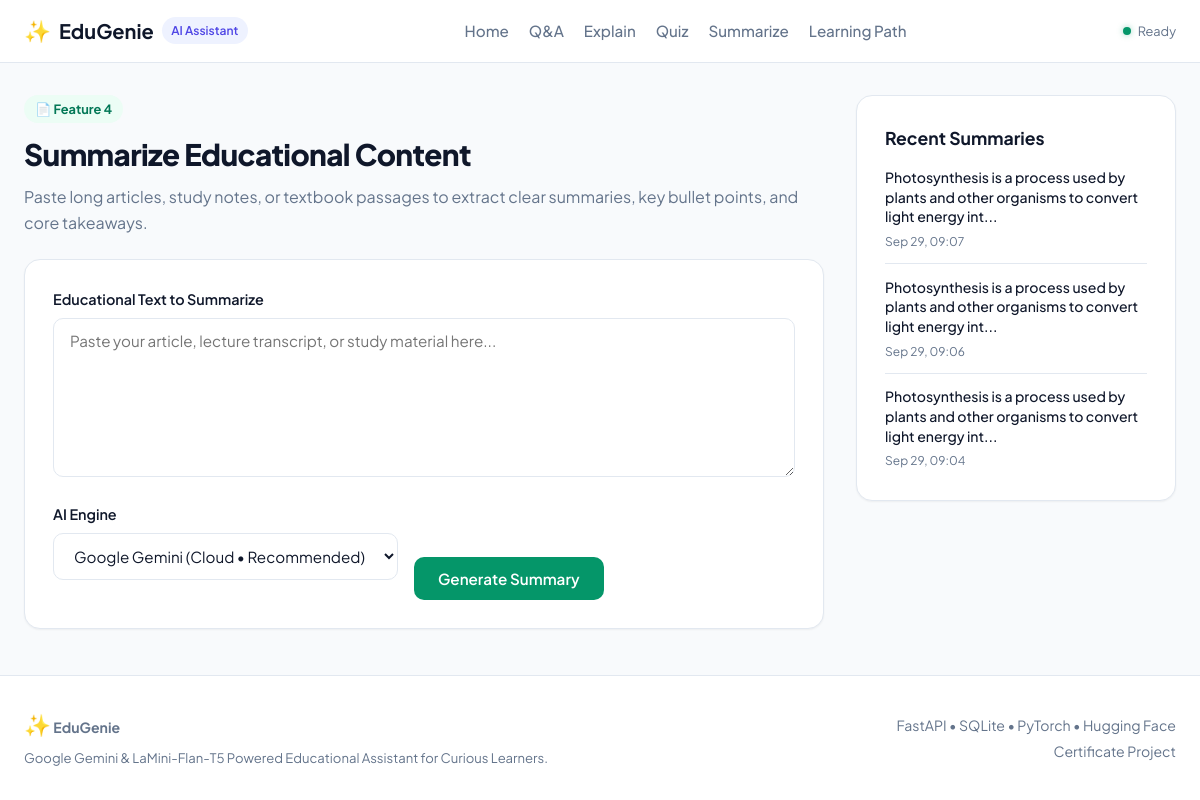
/summarize, run on the app's committed database.
### app/database/models.py (models this page shows)
class Summary(Base):
    __tablename__ = "SUMMARY"
    SummaryID = Column(Integer, primary_key=True, index=True, autoincrement=True)
    QueryID = Column(Integer, ForeignKey("USER_QUERY.QueryID"), nullable=False)
    OriginalText = Column(Text, nullable=False)
    SummaryText = Column(Text, nullable=False)
    ModelUsed = Column(String(100), nullable=False)
    CreatedAt = Column(DateTime, default=lambda: datetime.datetime.now(datetime.timezone.utc), nullable=False)
    query = relationship("UserQuery", back_populates="summaries")

### app/routers/summarize.py (the view)
@router.get("/summarize", response_class=HTMLResponse)
def get_summarize_page(request: Request, db: Session = Depends(get_db)):
    recent_summaries = (
        db.query(models.Summary)
        .order_by(models.Summary.CreatedAt.desc())
        .limit(5)
        .all()
    )
    return templates.TemplateResponse(
        request=request,
        name="summarize.html",
        context={
            "page_title": "EduGenie - Text Summarizer",
            "recent_summaries": recent_summaries
        }
    )

### app/templates/summarize.html (shortened to what this page needs)
{% extends "base.html" %}
{% block content %}
<div class="tool-layout">
    <div class="tool-main">
        <div class="tool-header">
            <div class="tool-badge bg-emerald-subtle">📄 Feature 4</div>
            <h1>Summarize Educational Content</h1>
            <p>Paste long articles, study notes, or textbook passages to extract clear summaries, key bullet points, and core takeaways.</p>
        </div>
        <div class="card form-card">
            <form id="summarizeForm" method="POST" action="/summarize">
                <div class="form-group">
                    <label for="text">Educational Text to Summarize</label>
                    <textarea
                        id="text"
                        name="text"
                        rows="7"
                        placeholder="Paste your article, lecture transcript, or study material here..."
                        required
                        class="form-control"
                    >{{ text if text else '' }}</textarea>
                </div>
                <div class="form-row">
                    <div class="form-group">
                        <label for="model_choice">AI Engine</label>
                        <select id="model_choice" name="model_choice" class="form-control form-select">
                            <option value="gemini" {% if not model_choice or model_choice == 'gemini' %}selected{% endif %}>
                                Google Gemini (Cloud • Recommended)
                            </option>
                        </select>
                    </div>
                    <div class="form-actions">
                        <button type="submit" class="btn btn-primary btn-emerald" id="summarizeSubmitBtn">
                            <span class="btn-text">Generate Summary</span>
                        </button>
                    </div>
                </div>
            </form>
        </div>
    </div>
    <aside class="tool-sidebar">
        <div class="card sidebar-card">
            <h3>Recent Summaries</h3>
            {% if recent_summaries %}
            <ul class="recent-list">
                {% for s in recent_summaries %}
                <li class="recent-item">
                    <p class="recent-text">{{ s.OriginalText[:90] }}...</p>
                    <span class="recent-date">{{ s.CreatedAt.strftime('%b %d, %H:%M') }}</span>
                </li>
                {% endfor %}
            </ul>
            {% else %}
            <p class="text-muted">No summaries created yet.</p>
            {% endif %}
        </div>
    </aside>
</div>
{% endblock %}

### app/static/css/style.css (style rules this page uses)
:root { --primary: #4f46e5; --primary-hover: #4338ca; --primary-subtle: #eef2ff; --text-main: #0f172a; --text-muted: #64748b; --bg-page: #f8fafc; --bg-card: #ffffff; --border-color: #e2e8f0; --border-focus: #818cf8; --success: #059669; --success-bg: #ecfdf5; --error: #dc2626; --error-bg: #fef2f2; --warning: #d97706; --warning-bg: #fffbeb; --blue: #2563eb; --purple: #7c3aed; --amber: #d97706; --emerald: #059669; --rose: #e11d48; --radius-sm: 6px; --radius-md: 10px; --radius-lg: 16px; --radius-full: 9999px; --shadow-sm: 0 1px 2px 0 rgba(0, 0, 0, 0.05); --shadow-md: 0 4px 6px -1px rgba(0, 0, 0, 0.1), 0 2px 4px -2px rgba(0, 0, 0, 0.05); --shadow-lg: 0 10px 15px -3px rgba(0, 0, 0, 0.1), 0 4px 6px -4px rgba(0, 0, 0, 0.05); --font-sans: 'Plus Jakarta Sans', system-ui, -apple-system, sans-serif; --font-mono: 'JetBrains Mono', monospace; }
* { box-sizing: border-box; margin: 0; padding: 0; }
body { font-family: var(--font-sans); background-color: var(--bg-page); color: var(--text-main); line-height: 1.6; display: flex; flex-direction: column; min-height: 100vh; }
.bg-emerald-subtle { background: #ecfdf5; color: #047857; }
.tool-layout { display: grid; grid-template-columns: 1fr 320px; gap: 2rem; align-items: flex-start; }
.tool-header { margin-bottom: 1.5rem; }
.tool-badge { display: inline-block; padding: 0.25rem 0.7rem; font-size: 0.8rem; font-weight: 700; border-radius: var(--radius-full); margin-bottom: 0.5rem; }
.tool-header h1 { font-size: 1.85rem; font-weight: 800; letter-spacing: -0.02em; margin-bottom: 0.35rem; }
.tool-header p { color: var(--text-muted); font-size: 1rem; }
.card { background: var(--bg-card); border: 1px solid var(--border-color); border-radius: var(--radius-lg); padding: 1.75rem; box-shadow: var(--shadow-sm); }
.form-group { margin-bottom: 1.25rem; }
.form-group label { display: block; font-weight: 600; font-size: 0.9rem; margin-bottom: 0.4rem; }
.form-control { width: 100%; padding: 0.75rem 1rem; font-family: inherit; font-size: 0.95rem; border: 1px solid var(--border-color); border-radius: var(--radius-md); background: #fff; color: var(--text-main); transition: border-color 0.15s ease, box-shadow 0.15s ease; }
.form-row { display: flex; gap: 1rem; align-items: flex-end; }
.form-actions { display: flex; align-items: flex-end; }
.btn { display: inline-flex; align-items: center; justify-content: center; padding: 0.75rem 1.5rem; font-family: inherit; font-size: 0.95rem; font-weight: 600; border-radius: var(--radius-md); border: none; cursor: pointer; transition: background-color 0.15s ease, transform 0.1s ease; white-space: nowrap; }
.btn-primary { background: var(--primary); color: #fff; }
.btn-emerald { background: var(--emerald); color: #fff; }
.sidebar-card h3 { font-size: 1.1rem; font-weight: 700; margin-bottom: 1rem; }
.recent-list { list-style: none; display: flex; flex-direction: column; gap: 0.85rem; }
.recent-item { border-bottom: 1px solid var(--border-color); padding-bottom: 0.65rem; }
.recent-item:last-child { border-bottom: none; padding-bottom: 0; }
.recent-text { font-size: 0.88rem; color: var(--text-main); font-weight: 500; line-height: 1.4; }
.recent-date { font-size: 0.75rem; color: var(--text-muted); }

### data on the page
Summary: OriginalText "Photosynthesis is a process used by plants and other organisms to convert light energy int", CreatedAt "Sep 29, 09:07"
Summary: OriginalText "Photosynthesis is a process used by plants and other organisms to convert light energy int", CreatedAt "Sep 29, 09:06"
Summary: OriginalText "Photosynthesis is a process used by plants and other organisms to convert light energy int", CreatedAt "Sep 29, 09:04"
